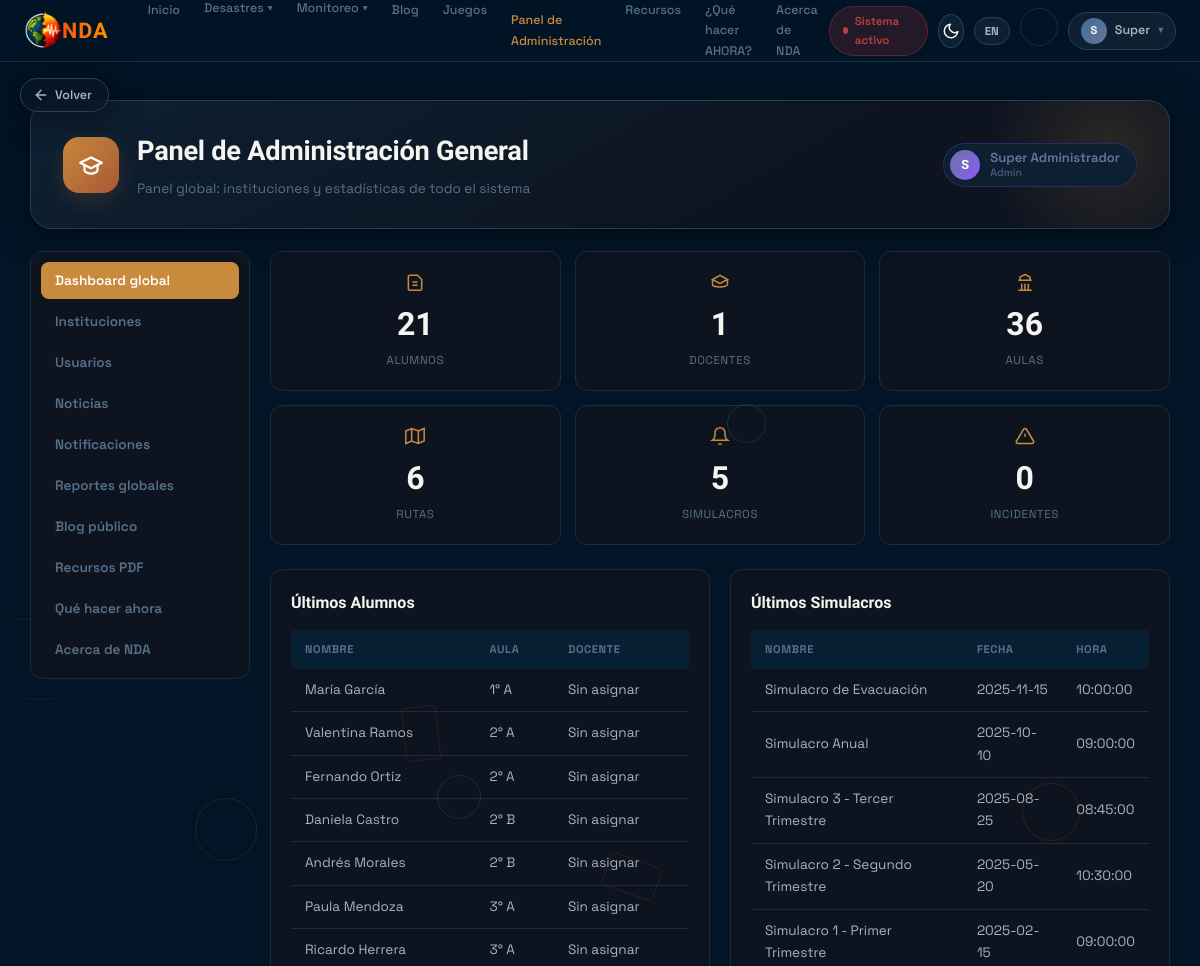
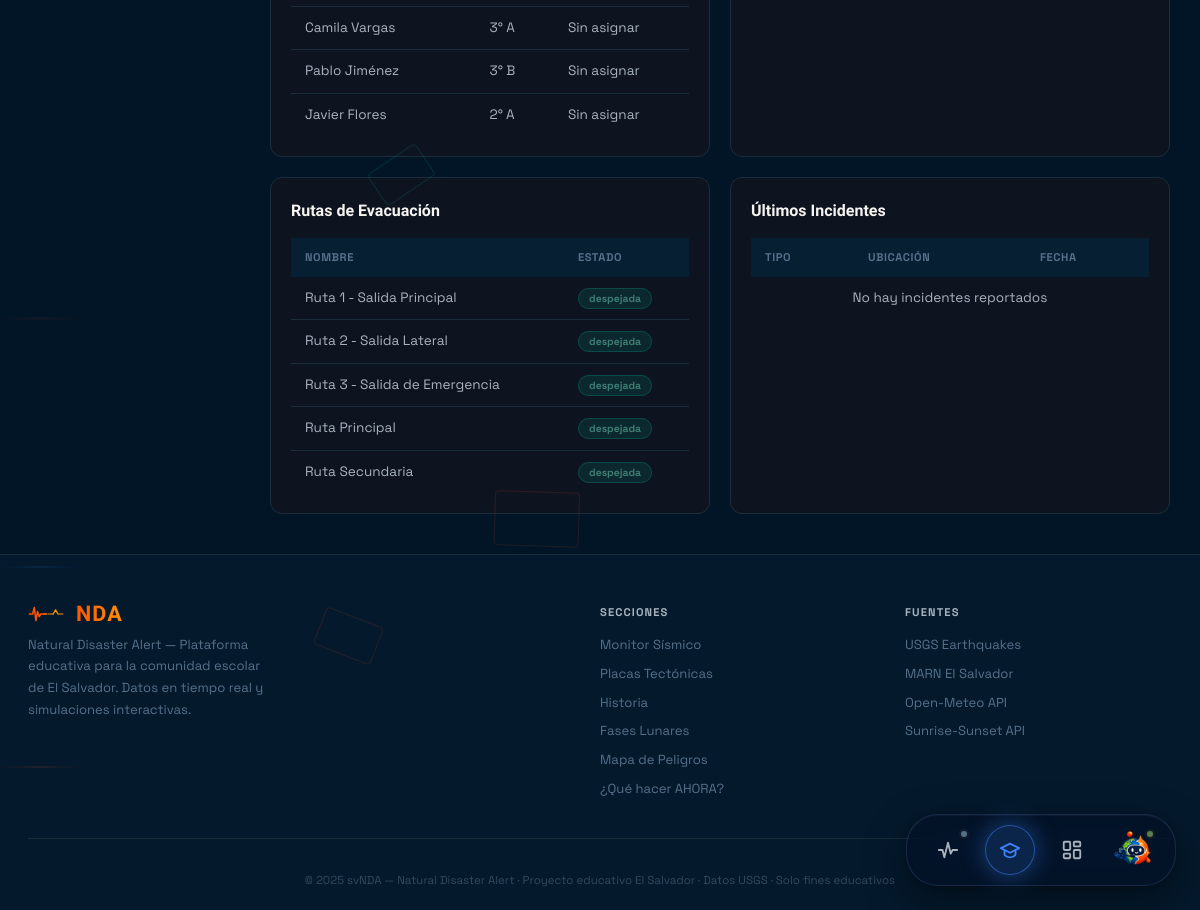
The app's page /?url=school (signed in) with its own data (2 pictures, top to bottom).
### tables this page shows
CREATE TABLE usuarios (
usuarios_id INT PRIMARY KEY AUTO_INCREMENT,
nombre VARCHAR(100),
email VARCHAR(100) UNIQUE,
contra VARCHAR(255),
 
 
 
email_verificado TINYINT(1) NOT NULL DEFAULT 0,
codigo_verificacion_email VARCHAR(6) NULL,
codigo_verificacion_email_expira DATETIME NULL,
role ENUM('user','admin','director','docente','alumno','padre','administrativo') DEFAULT 'user',
institucion_id INT NULL,
estado_institucional ENUM('ninguno','pendiente','aprobado','rechazado') DEFAULT 'ninguno',
telefono VARCHAR(20) NULL,
materia VARCHAR(100) NULL,
foto_perfil VARCHAR(255) NULL,
created_at TIMESTAMP DEFAULT CURRENT_TIMESTAMP
);

CREATE TABLE estudiantes (
estudiantes_id INT PRIMARY KEY AUTO_INCREMENT,
codigo VARCHAR(20) UNIQUE,    
usuarios_id INT,
aulas_id INT,
nombre VARCHAR(100),
apellido VARCHAR(100),
edad INT,
telefono_emergencia VARCHAR(20),
created_at TIMESTAMP DEFAULT CURRENT_TIMESTAMP,
FOREIGN KEY (usuarios_id) REFERENCES usuarios(usuarios_id) ON DELETE CASCADE,
FOREIGN KEY (aulas_id) REFERENCES aulas(aulas_id) ON DELETE CASCADE
);

CREATE TABLE aulas (
aulas_id INT PRIMARY KEY AUTO_INCREMENT,
nombre VARCHAR(50),           
grado VARCHAR(50),             
nivel VARCHAR(20),              
seccion VARCHAR(5),             
instituciones_id INT,
maestro_id INT,
created_at TIMESTAMP DEFAULT CURRENT_TIMESTAMP,
FOREIGN KEY (instituciones_id) REFERENCES instituciones(instituciones_id) ON DELETE CASCADE,
FOREIGN KEY (maestro_id) REFERENCES usuarios(usuarios_id) ON DELETE SET NULL
);

CREATE TABLE simulacros (
simulacros_id INT PRIMARY KEY AUTO_INCREMENT,
nombre VARCHAR(100),
fecha DATE,
hora TIME,
instituciones_id INT,
estado ENUM('programado','activo','finalizado') DEFAULT 'programado',
descripcion VARCHAR(255) NULL,
tipo VARCHAR(50) DEFAULT 'Sísmico',
activado_at TIMESTAMP NULL,
created_at TIMESTAMP DEFAULT CURRENT_TIMESTAMP,
FOREIGN KEY (instituciones_id) REFERENCES instituciones(instituciones_id) ON DELETE CASCADE
);

CREATE TABLE rutas_evacuacion (
rutas_evacuacion_id INT PRIMARY KEY AUTO_INCREMENT,
nombre VARCHAR(100),
descripcion TEXT,
instituciones_id INT,
estado VARCHAR(20) DEFAULT 'despejada',
created_at TIMESTAMP DEFAULT CURRENT_TIMESTAMP,
FOREIGN KEY (instituciones_id) REFERENCES instituciones(instituciones_id) ON DELETE CASCADE
);

### views/school/partials/_tab-dashboard.php (the view, shortened to what this page needs)
<div id="tab-dashboard" class="school-panel active">
    <div class="school-stats">
        <div class="school-stat">
            <div class="school-stat-icon"><svg width="20" height="20" viewBox="0 0 24 24" fill="none" stroke="currentColor" stroke-width="1.8"><path d="M6 4h9l5 5v11a2 2 0 0 1-2 2H6a2 2 0 0 1-2-2V6a2 2 0 0 1 2-2z"/><path d="M9 12h6M9 16h6"/></svg></div>
            <div class="school-stat-number"><?= $stats['students'] ?? 0 ?></div>
            <div class="school-stat-label">Alumnos</div>
        </div>
        <div class="school-stat">
            <div class="school-stat-icon"><svg width="20" height="20" viewBox="0 0 24 24" fill="none" stroke="currentColor" stroke-width="1.8"><path d="M12 14l9-5-9-5-9 5 9 5z"/><path d="M3 9v6c0 1.5 4 3 9 3s9-1.5 9-3V9"/></svg></div>
            <div class="school-stat-number"><?= $stats['teachers'] ?? 0 ?></div>
            <div class="school-stat-label">Docentes</div>
        </div>
        <div class="school-stat">
            <div class="school-stat-icon"><svg width="20" height="20" viewBox="0 0 24 24" fill="none" stroke="currentColor" stroke-width="1.8"><path d="M4 22h16M4 10h16M6 10V6l6-3 6 3v4M8 22v-8M12 22v-8M16 22v-8"/></svg></div>
            <div class="school-stat-number"><?= $stats['classrooms'] ?? 0 ?></div>
            <div class="school-stat-label">Aulas</div>
        </div>
        <div class="school-stat">
            <div class="school-stat-icon"><svg width="20" height="20" viewBox="0 0 24 24" fill="none" stroke="currentColor" stroke-width="1.8"><polygon points="1,6 8,3 16,6 23,3 23,18 16,21 8,18 1,21"/><line x1="8" y1="3" x2="8" y2="18"/><line x1="16" y1="6" x2="16" y2="21"/></svg></div>
            <div class="school-stat-number"><?= $stats['routes'] ?? 0 ?></div>
            <div class="school-stat-label">Rutas</div>
        </div>
        <div class="school-stat">
            <div class="school-stat-icon"><svg width="20" height="20" viewBox="0 0 24 24" fill="none" stroke="currentColor" stroke-width="1.8"><path d="M18 8a6 6 0 0 0-12 0c0 7-3 9-3 9h18s-3-2-3-9"/><path d="M13.7 21a2 2 0 0 1-3.4 0"/></svg></div>
            <div class="school-stat-number"><?= $stats['drills'] ?? 0 ?></div>
            <div class="school-stat-label">Simulacros</div>
        </div>
        <div class="school-stat">
            <div class="school-stat-icon"><svg width="20" height="20" viewBox="0 0 24 24" fill="none" stroke="currentColor" stroke-width="1.8"><path d="M10.3 3.9L1.8 18a2 2 0 0 0 1.7 3h17a2 2 0 0 0 1.7-3L13.7 3.9a2 2 0 0 0-3.4 0z"/><line x1="12" y1="9" x2="12" y2="13"/><line x1="12" y1="17" x2="12.01" y2="17"/></svg></div>
            <div class="school-stat-number"><?= $stats['incidents'] ?? 0 ?></div>
            <div class="school-stat-label">Incidentes</div>
        </div>
    </div>
    <div class="school-grid-2">
        <div class="school-card">
            <h3>Últimos Alumnos</h3>
            <table class="school-table">
                <thead>
                    <tr><th>Nombre</th><th>Aula</th><th>Docente</th></tr>
                </thead>
                <tbody>
                    <?php if (empty($students)): ?>
                        <tr><td colspan="3" class="text-center">No hay alumnos registrados</td></tr>
                    <?php else: ?>
                        <?php foreach ($students as $s): ?>
                            <tr>
                                <td><?= e($s['nombre']) ?> <?= e($s['apellido'] ?? '') ?></td>
                                <td><?= e($s['classroom'] ?? 'Sin aula') ?></td>
                                <td><?= e($s['teacher'] ?? 'Sin asignar') ?></td>
                            </tr>
                        <?php endforeach; ?>
                    <?php endif; ?>
                </tbody>
            </table>
        </div>
        <div class="school-card">
            <h3>Últimos Simulacros</h3>
            <table class="school-table">
                <thead>
                    <tr><th>Nombre</th><th>Fecha</th><th>Hora</th></tr>
                </thead>
                <tbody>
                    <?php if (empty($drills)): ?>
                        <tr><td colspan="3" class="text-center">No hay simulacros registrados</td></tr>
                    <?php else: ?>
                        <?php foreach ($drills as $d): ?>
                            <tr>
                                <td><?= e($d['nombre']) ?></td>
                                <td><?= e($d['fecha'] ?? '') ?></td>
                                <td><?= e($d['hora'] ?? '') ?></td>
                            </tr>
                        <?php endforeach; ?>
                    <?php endif; ?>
                </tbody>
            </table>
        </div>
    </div>
    <div class="school-grid-2" style="margin-top:20px;">
        <div class="school-card">
            <h3>Rutas de Evacuación</h3>
            <table class="school-table">
                <thead>
                    <tr><th>Nombre</th><th>Estado</th></tr>
                </thead>
                <tbody>
                    <?php if (empty($routes)): ?>
                        <tr><td colspan="2" class="text-center">No hay rutas registradas</td></tr>
                    <?php else: ?>
                        <?php foreach ($routes as $r): ?>
                            <tr>
                                <td><?= e($r['nombre']) ?></td>
                                <td><span class="school-route-status <?= $r['estado'] ?? 'despejada' ?>"><?= e($r['estado'] ?? 'Despejada') ?></span></td>
                            </tr>
                        <?php endforeach; ?>
                    <?php endif; ?>
                </tbody>
            </table>
        </div>
        <div class="school-card">
            <h3>Últimos Incidentes</h3>
            <table class="school-table">
                <thead>
                    <tr><th>Tipo</th><th>Ubicación</th><th>Fecha</th></tr>
                </thead>
                <tbody>
                    <?php if (empty($incidents)): ?>
                        <tr><td colspan="3" class="text-center">No hay incidentes reportados</td></tr>
                    <?php endif; ?>
                </tbody>
            </table>
        </div>
    </div>
</div>

### views/school/partials/_header.php
<div class="school-header">
    <div class="school-header-left">
        <div class="school-header-icon">
            <svg width="26" height="26" viewBox="0 0 24 24" fill="none" stroke="currentColor" stroke-width="2" stroke-linecap="round" stroke-linejoin="round">
                <path d="M22 10 12 5 2 10l10 5 10-5Z"/>
                <path d="M6 12v5c0 1 3 3 6 3s6-2 6-3v-5"/>
            </svg>
        </div>
        <div>
            <h1><?= e($panelTitle ?? 'Gestión Escolar') ?></h1>
            <p class="school-header-sub"><?= e($panelSubtitle ?? 'Administra alumnos, docentes, rutas de evacuación, simulacros y más') ?></p>
        </div>
    </div>
    <div class="school-header-right">
        <span class="school-role-badge <?= $user['role'] ?? 'user' ?>">
            <span class="school-role-avatar"><?= e(mb_strtoupper(mb_substr($user['nombre'] ?? 'U', 0, 1))) ?></span>
            <span class="school-role-badge-text">
                <?= e($user['nombre'] ?? 'Usuario') ?>
                <em><?= e($user['role'] ?? '') ?></em>
            </span>
        </span>
    </div>
</div>

### records on screen
usuarios: role "Admin"
estudiantes: nombre "María", apellido "García", aulas.nombre "1° A", teacher "Sin asignar"
estudiantes: nombre "Valentina", apellido "Ramos", aulas.nombre "2° A", teacher "Sin asignar"
estudiantes: nombre "Fernando", apellido "Ortiz", aulas.nombre "2° A", teacher "Sin asignar"
estudiantes: nombre "Daniela", apellido "Castro", aulas.nombre "2° B", teacher "Sin asignar"
estudiantes: nombre "Andrés", apellido "Morales", aulas.nombre "2° B", teacher "Sin asignar"
estudiantes: nombre "Paula", apellido "Mendoza", aulas.nombre "3° A", teacher "Sin asignar"
estudiantes: nombre "Ricardo", apellido "Herrera", aulas.nombre "3° A", teacher "Sin asignar"
estudiantes: nombre "Camila", apellido "Vargas", aulas.nombre "3° A", teacher "Sin asignar"
estudiantes: nombre "Pablo", apellido "Jiménez", aulas.nombre "3° B", teacher "Sin asignar"
estudiantes: nombre "Javier", apellido "Flores", aulas.nombre "2° A", teacher "Sin asignar"
simulacros: nombre "Simulacro de Evacuación", fecha "2025-11-15", hora "10:00:00"
simulacros: nombre "Simulacro Anual", fecha "2025-10-10", hora "09:00:00"
simulacros: nombre "Simulacro 3 - Tercer Trimestre", fecha "2025-08-25", hora "08:45:00"
simulacros: nombre "Simulacro 2 - Segundo Trimestre", fecha "2025-05-20", hora "10:30:00"
simulacros: nombre "Simulacro 1 - Primer Trimestre", fecha "2025-02-15", hora "09:00:00"
rutas_evacuacion: nombre "Ruta 1 - Salida Principal", estado "despejada"
rutas_evacuacion: nombre "Ruta 2 - Salida Lateral", estado "despejada"
rutas_evacuacion: nombre "Ruta 3 - Salida de Emergencia", estado "despejada"
rutas_evacuacion: nombre "Ruta Principal", estado "despejada"
rutas_evacuacion: nombre "Ruta Secundaria", estado "despejada"

### other values on screen
substr($_SESSION['user_name'], 0, 1) "S"
$navDisplayName "Super"
$panelTitle "Panel de Administración General"
$panelSubtitle "Panel global: instituciones y estadísticas de todo el sistema"
mb_strtoupper(mb_substr($user['nombre'] ?? 'U', 0, 1)) "S"
$user['nombre'] "Super Administrador"
$stats['students'] "21"
$stats['teachers'] "1"
$stats['classrooms'] "36"
$stats['routes'] "6"
$stats['drills'] "5"
$stats['incidents'] "0"
